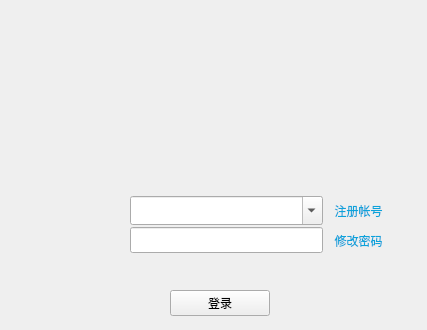
<?xml version="1.0" encoding="UTF-8"?>
<ui version="4.0">
 <class>Login</class>
 <widget class="QWidget" name="Login">
  <property name="geometry">
   <rect>
    <x>0</x>
    <y>0</y>
    <width>427</width>
    <height>330</height>
   </rect>
  </property>
  <property name="minimumSize">
   <size>
    <width>427</width>
    <height>330</height>
   </size>
  </property>
  <property name="maximumSize">
   <size>
    <width>427</width>
    <height>330</height>
   </size>
  </property>
  <property name="windowTitle">
   <string>Login</string>
  </property>
  <property name="autoFillBackground">
   <bool>true</bool>
  </property>
  <widget class="QPushButton" name="btn_regist">
   <property name="geometry">
    <rect>
     <x>321</x>
     <y>199</y>
     <width>75</width>
     <height>23</height>
    </rect>
   </property>
   <property name="font">
    <font>
     <pointsize>9</pointsize>
    </font>
   </property>
   <property name="styleSheet">
    <string notr="true">color: rgb(11, 163, 219);</string>
   </property>
   <property name="text">
    <string>注册帐号</string>
   </property>
   <property name="flat">
    <bool>true</bool>
   </property>
  </widget>
  <widget class="QLineEdit" name="lineEdit_passwd">
   <property name="geometry">
    <rect>
     <x>130</x>
     <y>227</y>
     <width>193</width>
     <height>26</height>
    </rect>
   </property>
   <property name="minimumSize">
    <size>
     <width>170</width>
     <height>22</height>
    </size>
   </property>
   <property name="font">
    <font>
     <pointsize>12</pointsize>
    </font>
   </property>
  </widget>
  <widget class="QPushButton" name="btn_edit_pwd">
   <property name="geometry">
    <rect>
     <x>321</x>
     <y>229</y>
     <width>75</width>
     <height>23</height>
    </rect>
   </property>
   <property name="font">
    <font>
     <pointsize>9</pointsize>
    </font>
   </property>
   <property name="styleSheet">
    <string notr="true">color: rgb(11, 163, 219);</string>
   </property>
   <property name="text">
    <string>修改密码</string>
   </property>
   <property name="flat">
    <bool>true</bool>
   </property>
  </widget>
  <widget class="QComboBox" name="cBox_account">
   <property name="geometry">
    <rect>
     <x>130</x>
     <y>196</y>
     <width>193</width>
     <height>29</height>
    </rect>
   </property>
   <property name="font">
    <font>
     <pointsize>12</pointsize>
    </font>
   </property>
   <property name="editable">
    <bool>true</bool>
   </property>
  </widget>
  <widget class="QLabel" name="label_top_img">
   <property name="geometry">
    <rect>
     <x>0</x>
     <y>0</y>
     <width>427</width>
     <height>185</height>
    </rect>
   </property>
   <property name="text">
    <string/>
   </property>
  </widget>
  <widget class="QLabel" name="label_user_img">
   <property name="geometry">
    <rect>
     <x>30</x>
     <y>195</y>
     <width>80</width>
     <height>80</height>
    </rect>
   </property>
   <property name="text">
    <string/>
   </property>
  </widget>
  <widget class="QPushButton" name="btn_login">
   <property name="geometry">
    <rect>
     <x>170</x>
     <y>290</y>
     <width>100</width>
     <height>26</height>
    </rect>
   </property>
   <property name="text">
    <string>登录</string>
   </property>
  </widget>
  <widget class="QWidget" name="layoutWidget">
   <property name="geometry">
    <rect>
     <x>131</x>
     <y>260</y>
     <width>70</width>
     <height>17</height>
    </rect>
   </property>
   <layout class="QHBoxLayout" name="horizontalLayout">
    <item>
     <widget class="QCheckBox" name="checkBox_rPasswd">
      <property name="text">
       <string/>
      </property>
     </widget>
    </item>
    <item>
     <widget class="QLabel" name="label">
      <property name="text">
       <string>记住密码</string>
      </property>
     </widget>
    </item>
   </layout>
  </widget>
  <widget class="QWidget" name="layoutWidget">
   <property name="geometry">
    <rect>
     <x>258</x>
     <y>260</y>
     <width>70</width>
     <height>17</height>
    </rect>
   </property>
   <layout class="QHBoxLayout" name="horizontalLayout_2">
    <item>
     <widget class="QCheckBox" name="checkBox_autoLogin">
      <property name="text">
       <string/>
      </property>
     </widget>
    </item>
    <item>
     <widget class="QLabel" name="label_2">
      <property name="text">
       <string>自动登录</string>
      </property>
     </widget>
    </item>
   </layout>
  </widget>
 </widget>
 <layoutdefault spacing="6" margin="11"/>
 <resources/>
 <connections/>
</ui>
